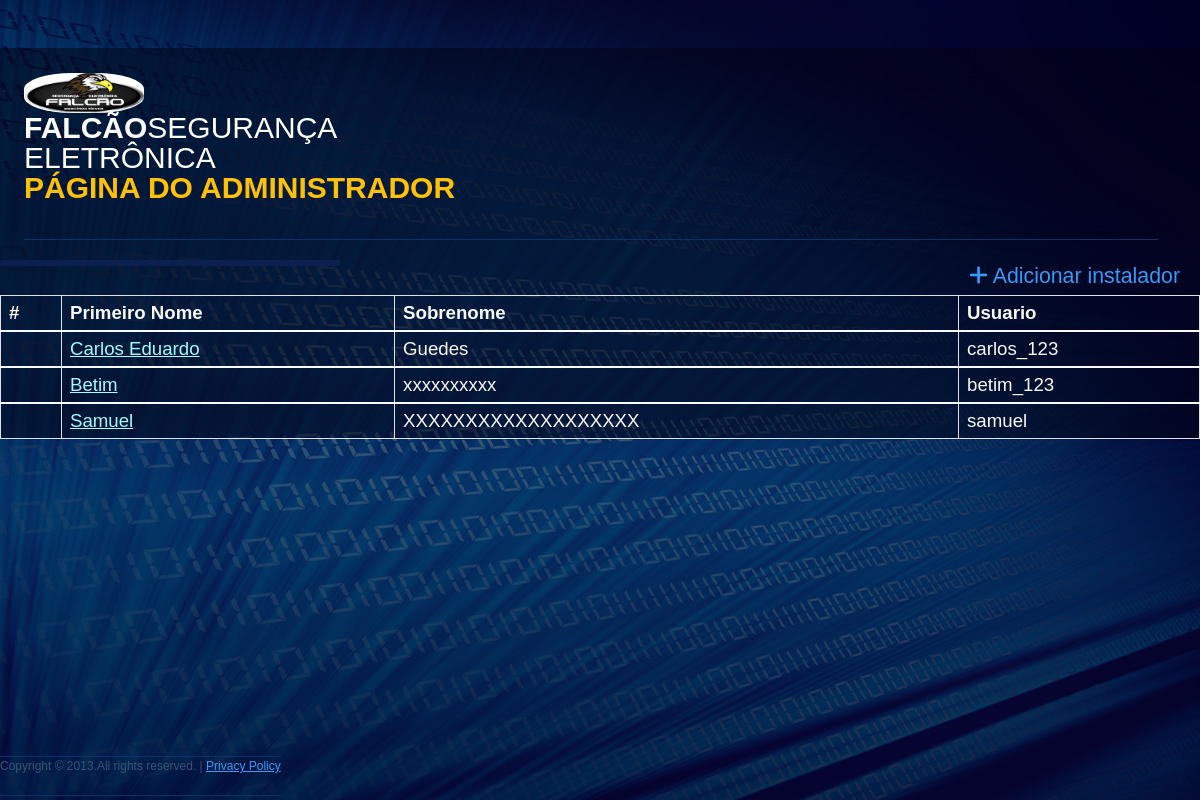
Before: /adm/instaladores with the older database file.
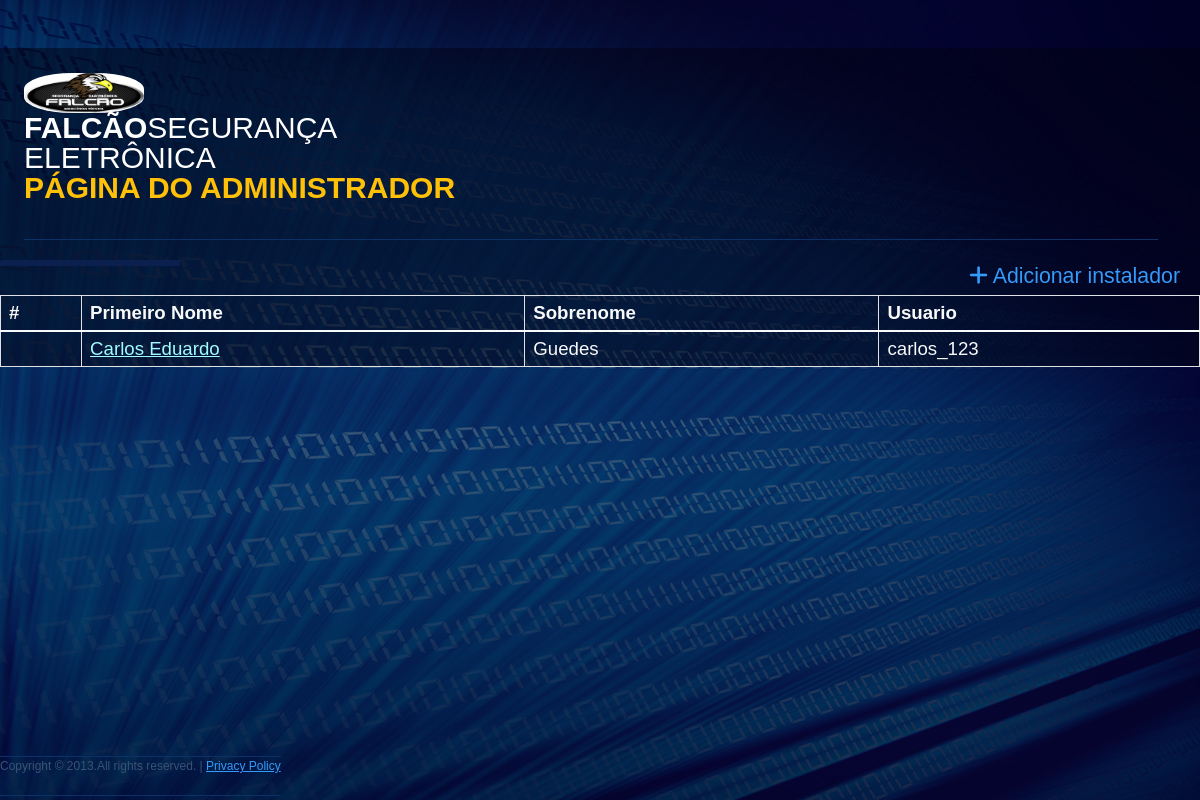
After: the same page with the newer database file.
### accounts/models.py (models this page shows, shortened)
class instalador(models.Model):
    usuario=models.OneToOneField(User, on_delete=models.CASCADE)
    cep=models.CharField(max_length=255)
    cidade=models.CharField(max_length=255)
    uf=models.CharField(max_length=2)
    divida=models.FloatField(default=0)
    total_vendido=models.FloatField(default=0)
    total_av=models.FloatField(default=0)

### administrador/views.py (the view)
# urls.py: path('adm/instaladores',instaladores,name='instaladores'),
def instaladores(request):
    data={}
    data['instaladores']=instalador.objects.all().order_by("usuario")
    return render(request,'../../administrador/templates/instaladores.html', data)

### administrador/templates/instaladores.html
{% extends 'base_adm.html' %}
{% load static %}
{% block content %}
<div class="top2">
   <div class="menu_top">
    <ul id="menu_top" class="clearfix">
      <li><a href="{% url 'accounts:cadastro' %}" style="font-size: 16pt;"><i class="fa-sharp fa-solid fa-plus"></i> Adicionar instalador</a></li>
    </ul>
   </div>
</div>
<table class="table table-bordered text-light" style="font-size: 14pt;">
  <thead>
    <tr>
      <h5><th scope="col">#</th></h5>
      <h5><th scope="col">Primeiro Nome</th></h5>
      <h5><th scope="col">Sobrenome</th></h5>
      <h5><h5><th scope="col">Usuario</th></h5></h5>
    </tr>
  </thead>
{% for instalador in instaladores %}
  <tbody>
    <tr>
      <h5><th scope="row">{{i}}</th></h5>
      <h5><td><a href="{% url 'administrador:perfis' id=instalador.id%}">{{instalador.usuario.first_name}}</a></td></h5>
      <h5><td>{{instalador.usuario.last_name}}</td></h5>
      <h5><td>{{instalador.usuario}}</td></h5>
    </tr>
  </tbody>
{% endfor %}
</table>
{% endblock %}

Changed rows visible on the page:
removed instalador: usuario.first_name "Betim", usuario.last_name "xxxxxxxxxx", usuario "betim_123"
removed instalador: usuario.first_name "Samuel", usuario.last_name "XXXXXXXXXXXXXXXXXXX", usuario "samuel"
